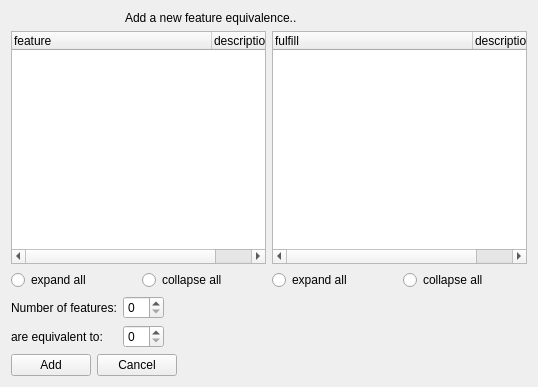
<?xml version="1.0" encoding="UTF-8"?>
<ui version="4.0">
 <class>feature_equivalence_add_form</class>
 <widget class="QWidget" name="feature_equivalence_add_form">
  <property name="geometry">
   <rect>
    <x>0</x>
    <y>0</y>
    <width>538</width>
    <height>387</height>
   </rect>
  </property>
  <property name="windowTitle">
   <string>Add a feature equivalence</string>
  </property>
  <layout class="QGridLayout" name="gridLayout">
   <item row="5" column="0">
    <layout class="QHBoxLayout" name="horizontalLayout">
     <item>
      <widget class="QPushButton" name="link">
       <property name="text">
        <string>Add</string>
       </property>
       <property name="form" stdset="0">
        <string notr="true">feature_equivalence?fulfill_id={fulfill.id}&amp;feature_id={feature.id}</string>
       </property>
       <property name="action" stdset="0">
        <string notr="true">createFeatureEquivalence FeatureEquivalence {fulfill_id={fulfill.id}; feature_id={feature.id}}</string>
       </property>
      </widget>
     </item>
     <item>
      <widget class="QPushButton" name="cancel">
       <property name="text">
        <string>Cancel</string>
       </property>
       <property name="form" stdset="0">
        <string notr="true">feature_equivalence</string>
       </property>
       <property name="global.fulfillState" stdset="0">
        <string notr="true">{fulfill.state}</string>
       </property>
       <property name="global.featureState" stdset="0">
        <string notr="true">{feature.state}</string>
       </property>
      </widget>
     </item>
     <item>
      <spacer name="horizontalSpacer">
       <property name="orientation">
        <enum>Qt::Horizontal</enum>
       </property>
       <property name="sizeHint" stdset="0">
        <size>
         <width>40</width>
         <height>20</height>
        </size>
       </property>
      </spacer>
     </item>
    </layout>
   </item>
   <item row="0" column="0">
    <layout class="QHBoxLayout" name="horizontalLayout_2">
     <item>
      <widget class="QLabel" name="label_2">
       <property name="maximumSize">
        <size>
         <width>32</width>
         <height>32</height>
        </size>
       </property>
       <property name="text">
        <string/>
       </property>
       <property name="pixmap">
        <pixmap resource="../qtclient.qrc">:/images/chart_organisation.png</pixmap>
       </property>
      </widget>
     </item>
     <item>
      <widget class="QLabel" name="label_3">
       <property name="maximumSize">
        <size>
         <width>32</width>
         <height>32</height>
        </size>
       </property>
       <property name="text">
        <string/>
       </property>
       <property name="pixmap">
        <pixmap resource="../qtclient.qrc">:/images/link_add.png</pixmap>
       </property>
      </widget>
     </item>
     <item>
      <widget class="QLabel" name="label_4">
       <property name="maximumSize">
        <size>
         <width>32</width>
         <height>32</height>
        </size>
       </property>
       <property name="text">
        <string/>
       </property>
       <property name="pixmap">
        <pixmap resource="../qtclient.qrc">:/images/chart_organisation.png</pixmap>
       </property>
      </widget>
     </item>
     <item>
      <widget class="QLabel" name="label">
       <property name="text">
        <string>Add a new feature equivalence..</string>
       </property>
      </widget>
     </item>
    </layout>
   </item>
   <item row="2" column="0">
    <layout class="QGridLayout" name="gridLayout_2">
     <item row="1" column="0">
      <layout class="QHBoxLayout" name="horizontalLayout_4">
       <item>
        <widget class="QRadioButton" name="ignore_expand_feats">
         <property name="text">
          <string>expand all</string>
         </property>
        </widget>
       </item>
       <item>
        <widget class="QRadioButton" name="ignore_collapse_feats">
         <property name="text">
          <string>collapse all</string>
         </property>
        </widget>
       </item>
      </layout>
     </item>
     <item row="0" column="0">
      <widget class="QTreeWidget" name="feature">
       <property name="itemsExpandable">
        <bool>true</bool>
       </property>
       <property name="action" stdset="0">
        <string notr="true">FeatureHierarchyRequest feature {id=1}</string>
       </property>
       <attribute name="headerDefaultSectionSize">
        <number>200</number>
       </attribute>
       <column>
        <property name="text">
         <string>feature</string>
        </property>
       </column>
       <column>
        <property name="text">
         <string>description</string>
        </property>
       </column>
      </widget>
     </item>
     <item row="2" column="2">
      <layout class="QHBoxLayout" name="horizontalLayout_3"/>
     </item>
     <item row="0" column="1">
      <widget class="QTreeWidget" name="fulfill">
       <property name="itemsExpandable">
        <bool>true</bool>
       </property>
       <property name="action" stdset="0">
        <string notr="true">FulfillHierarchyRequest feature {feature_id={feature_id}}</string>
       </property>
       <attribute name="headerDefaultSectionSize">
        <number>200</number>
       </attribute>
       <column>
        <property name="text">
         <string>fulfill</string>
        </property>
       </column>
       <column>
        <property name="text">
         <string>description</string>
        </property>
       </column>
      </widget>
     </item>
     <item row="1" column="1">
      <layout class="QHBoxLayout" name="horizontalLayout_7">
       <item>
        <widget class="QRadioButton" name="ignore_expand_feats_2">
         <property name="text">
          <string>expand all</string>
         </property>
        </widget>
       </item>
       <item>
        <widget class="QRadioButton" name="ignore_collapse_feats_2">
         <property name="text">
          <string>collapse all</string>
         </property>
        </widget>
       </item>
      </layout>
     </item>
    </layout>
   </item>
   <item row="3" column="0">
    <layout class="QFormLayout" name="formLayout">
     <property name="fieldGrowthPolicy">
      <enum>QFormLayout::AllNonFixedFieldsGrow</enum>
     </property>
     <item row="1" column="0">
      <widget class="QLabel" name="label_requires">
       <property name="text">
        <string>Number of features:</string>
       </property>
      </widget>
     </item>
     <item row="1" column="1">
      <layout class="QHBoxLayout" name="horizontalLayout_5">
       <item>
        <widget class="QSpinBox" name="count"/>
       </item>
       <item>
        <spacer name="horizontalSpacer_2">
         <property name="orientation">
          <enum>Qt::Horizontal</enum>
         </property>
         <property name="sizeHint" stdset="0">
          <size>
           <width>40</width>
           <height>20</height>
          </size>
         </property>
        </spacer>
       </item>
      </layout>
     </item>
     <item row="2" column="0">
      <widget class="QLabel" name="label_7">
       <property name="text">
        <string>are equivalent to:</string>
       </property>
      </widget>
     </item>
     <item row="2" column="1">
      <layout class="QHBoxLayout" name="horizontalLayout_6">
       <item>
        <widget class="QSpinBox" name="fulfillcount"/>
       </item>
       <item>
        <spacer name="horizontalSpacer_3">
         <property name="orientation">
          <enum>Qt::Horizontal</enum>
         </property>
         <property name="sizeHint" stdset="0">
          <size>
           <width>40</width>
           <height>20</height>
          </size>
         </property>
        </spacer>
       </item>
      </layout>
     </item>
    </layout>
   </item>
  </layout>
 </widget>
 <tabstops>
  <tabstop>feature</tabstop>
  <tabstop>fulfill</tabstop>
  <tabstop>ignore_expand_feats</tabstop>
  <tabstop>ignore_collapse_feats</tabstop>
  <tabstop>ignore_expand_feats_2</tabstop>
  <tabstop>ignore_collapse_feats_2</tabstop>
  <tabstop>count</tabstop>
  <tabstop>fulfillcount</tabstop>
  <tabstop>link</tabstop>
  <tabstop>cancel</tabstop>
 </tabstops>
 <resources>
  <include location="../qtclient.qrc"/>
  <include location="../qtclient.qrc"/>
 </resources>
 <connections>
  <connection>
   <sender>ignore_expand_feats</sender>
   <signal>clicked()</signal>
   <receiver>feature</receiver>
   <slot>expandAll()</slot>
   <hints>
    <hint type="sourcelabel">
     <x>132</x>
     <y>267</y>
    </hint>
    <hint type="destinationlabel">
     <x>261</x>
     <y>222</y>
    </hint>
   </hints>
  </connection>
  <connection>
   <sender>ignore_collapse_feats</sender>
   <signal>clicked()</signal>
   <receiver>feature</receiver>
   <slot>collapseAll()</slot>
   <hints>
    <hint type="sourcelabel">
     <x>260</x>
     <y>267</y>
    </hint>
    <hint type="destinationlabel">
     <x>261</x>
     <y>222</y>
    </hint>
   </hints>
  </connection>
  <connection>
   <sender>ignore_expand_feats_2</sender>
   <signal>clicked()</signal>
   <receiver>fulfill</receiver>
   <slot>expandAll()</slot>
   <hints>
    <hint type="sourcelabel">
     <x>284</x>
     <y>255</y>
    </hint>
    <hint type="destinationlabel">
     <x>308</x>
     <y>162</y>
    </hint>
   </hints>
  </connection>
  <connection>
   <sender>ignore_collapse_feats_2</sender>
   <signal>clicked()</signal>
   <receiver>fulfill</receiver>
   <slot>collapseAll()</slot>
   <hints>
    <hint type="sourcelabel">
     <x>442</x>
     <y>256</y>
    </hint>
    <hint type="destinationlabel">
     <x>430</x>
     <y>185</y>
    </hint>
   </hints>
  </connection>
 </connections>
</ui>
